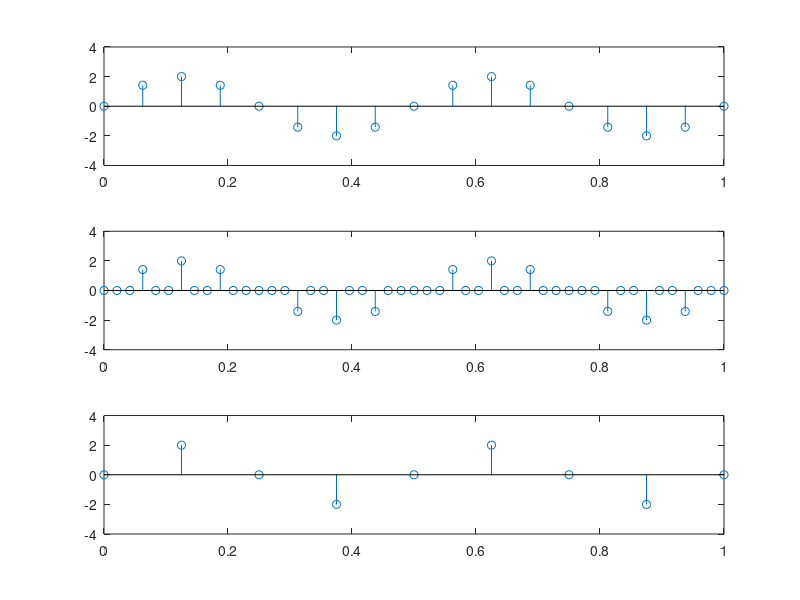

Write the MATLAB code that produced this figure.
clc
close all
clear all

%% generating a sinusoidal signal
fs = 16; %inital sampling rate
t = 0:1/fs:1;
x = 2*sin(2*pi*2*t);
subplot(311), stem(t,x)
ylim([-4 4])

%upsampling by L
upsampling_factor = 3;
upsampled_x = zeros(upsampling_factor*length(x) - upsampling_factor + 1, 1);
fs_upsample = upsampling_factor*fs;
upsampled_t = 0:1/fs_upsample:1;

for i=3:length(upsampled_x)
    if(mod(i,upsampling_factor)) == 0
        upsampled_x(i- upsampling_factor + 1) = x(i/upsampling_factor);
    else
        upsampled_x(i) = 0;
    end
end
subplot(312), stem(upsampled_t, upsampled_x);
ylim([-4 4])

%Low pass filtering
T = t(2)-t(1);
sincM = repmat( upsampled_t, length(t), 1 ) - repmat( t', 1, length(upsampled_t) );
y = x*sinc( sincM/T );
subplot(313), stem(upsampled_t,y);
ylim([-4 4]);

%% Downsampling
downsampling_factor = 2;
downsampled_x = zeros(round((1/downsampling_factor)*length(x)),1);
fs_downsample = fs/downsampling_factor;
downsampled_t = 0:1/fs_downsample:1;

for i=1:length(downsampled_x)
    downsampled_x(i) = x(i*downsampling_factor - downsampling_factor + 1);
end
stem(downsampled_t, downsampled_x);
ylim([-4 4])

%% 

function y = sinc_interp(x,s,u)
    T = s(2)-s(1);
    sincM = repmat( u, length(s), 1 ) - repmat( s', 1, length(u) );
    y = x*sinc( sincM/T );
end








